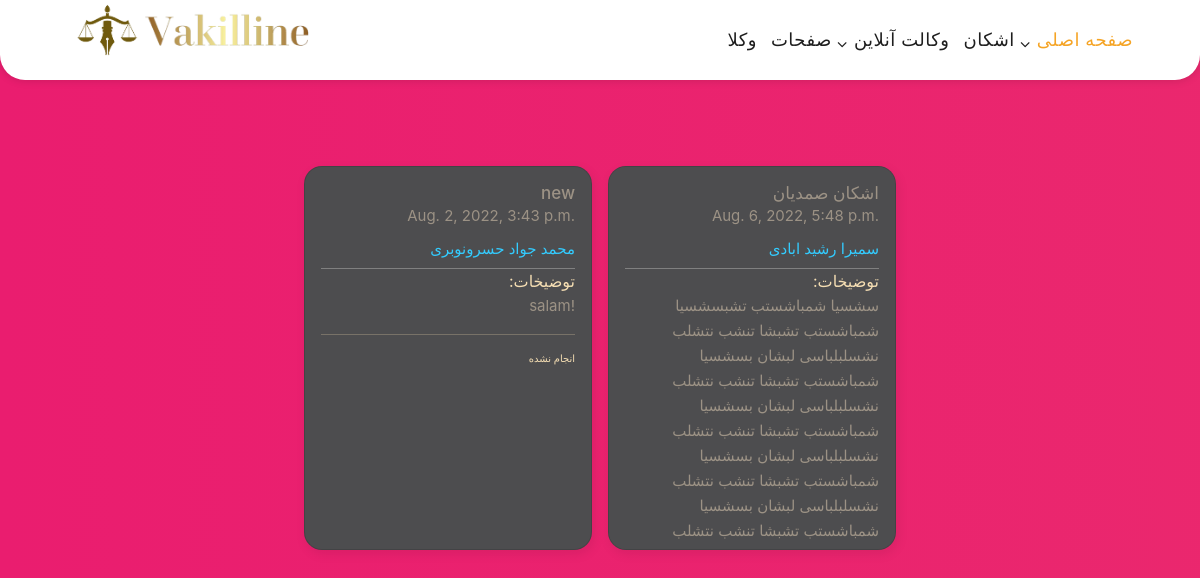
The page /userorders (signed in) on the database its author committed.
### base/models.py (models this page shows, shortened)
class OrderNow(models.Model):
    name=models.CharField(max_length=200)
    phonenum = models.CharField(max_length=50)
    user = models.ForeignKey(User , on_delete=models.SET_NULL, null=True)
    description = models.TextField(null=True, blank = True)
    time = models.TimeField(null=True,blank = True)
    chosenlawyer = models.ForeignKey(lawyer , on_delete=models.CASCADE)
    created = models.DateTimeField(auto_now_add=True)
    is_fulfilled = models.BooleanField(default=False)
    class Meta:
        verbose_name_plural="سفارشات"

class lawyer(models.Model):
    data = models.CharField(max_length=300)
    name =  models.CharField(max_length=200)
    phonenum = models.CharField(max_length=50)
    areasop = models.TextField(null=True, blank = True)
    consuls = models.IntegerField(null=True)
    created = models.DateTimeField(auto_now_add=True)
    bio = models.TextField(null=True, blank = True)
    class Meta:
        verbose_name_plural="وکلا"
    def __str__(self):
        return self.name

### base/views.py (the view)
# urls.py: path('userorders',views.userOrders ,name="userorders"),
def userOrders(request):
    orders= OrderNow.objects.filter(user = request.user)
    context={"orders":orders}
    return render(request,'base/userorders.html',context)

### base/templates/base/userorders.html (shortened to what this page needs)
{%  block content %}
{% load static%}
<link href="{% static 'vendor/bootstrap/css/bootstrap.min.css'%}" rel="stylesheet">
<link rel="stylesheet" href="{% static 'assets/css/fontawesome.css'%}">
<link rel="stylesheet" href="{% static 'assets/css/templatemo-edu-meeting.css'%}">
<link rel="stylesheet" href="{% static 'assets/css/owl.css'%}">
<link rel="stylesheet" href="{% static 'assets/css/lightbox.css'%}">
<header class="header-area header-sticky background-header ">
    <div class="container">
        <div class="row">
            <div class="col-12">
                <nav class="main-nav" >
                    <a href="{% url 'home'%}" > <img class="logo-imgg" src="{% static 'logo/Capture.png'%}"> </a>
                    <ul class="nav">
                        <li ><a href="{% url 'lawyers'%}" >وکلا</a></li>
                        <li  class="has-sub">
                            <a  href="javascript:void(0)">صفحات</a>
                        </li>
                        <li class="scroll-to-section"><a   href="">وکالت آنلاین</a></li>
                        {% if request.user.is_authenticated%}
                        <li class="has-sub">
                            <a href="javascript:void(0)" > {{user.first_name}} </a>
                        </li>
                        {%else%}
                        <li>
                            <a href="{% url 'login'%}">ورود</a>
                        </li>
                        {%endif%}
                        <li ><a  href="{% url 'home'%}" class="active">صفحه اصلی</a></li>
                    </ul>
                </nav>
            </div>
        </div>
    </div>
</header>
<head>
    </head>
    <div class="all">
    <body>
      <div class="content-cards">
        {% for order in orders%}
        <div class="card">
          <div class="head">
            <h4 class="title" style="font-size:17px ; color: rgb(156, 146, 133);  ">{{order.name}}</h4>
            <p style="font-size:15px ; color: rgb(156, 146, 133);  ">{{order.created}}</p>
            <p class="subtitle" style="font-size:15px ; color: rgb(156, 146, 133);  "><a href="">{{order.chosenlawyer}}</a></p>
          </div>
          <div class="body">
            :توضیخات
            <p class="content" style="font-size:15px ; color: rgb(156, 146, 133);  ">{{order.description}}</p>
            <hr><div style="font-size:10px ;">
            {%if order.is_fulfilled %} انجام شده
            {%else%} انجام نشده
            {%endif%}
        </div>
          </div>
        </div>
        {%endfor%}
      </div>
    </body>
</div>
{% endblock %}

### static/assets/css/templatemo-edu-meeting.css (style rules this page uses)
html, body, div, span, applet, object, iframe, h1, h2, h3, h4, h5, h6, p, blockquote, div pre, a, abbr, acronym, address, big, cite, code, del, dfn, em, font, img, ins, kbd, q, s, samp, small, strike, strong, sub, sup, tt, var, b, u, i, center, dl, dt, dd, ol, ul, li, figure, header, nav, section, article, aside, footer, figcaption { margin: 0; padding: 0; border: 0; outline: 0; }
ul, li { padding: 0; margin: 0; list-style: none; }
header, nav, section, article, aside, footer, hgroup { display: block; }
* { box-sizing: border-box; }
html, body { font-family: 'Poppins', sans-serif; font-weight: 400; background-color: #fff; font-size: 16px; -ms-text-size-adjust: 100%; -webkit-font-smoothing: antialiased; -moz-osx-font-smoothing: grayscale; }
a { text-decoration: none !important; color: #3CF; }
h1, h2, h3, h4, h5, h6 { margin-top: 0px; margin-bottom: 0px; }
ul { margin-bottom: 0px; }
p { font-size: 14px; line-height: 25px; color: #2a2a2a; }
img { width: 100%; overflow: hidden; }
html, body { background: #fff; font-family: 'Poppins', sans-serif; }
.background-header { border-bottom-left-radius: 25px; border-bottom-right-radius: 25px; background-color: rgb(255, 255, 255)!important; height: 20px!important; position: fixed!important; top: 0!important; left: 0; right: 0; box-shadow: 0px 0px 10px rgba(0,0,0,0.15)!important; }
.background-header .main-nav .nav li a { color: #1e1e1e!important; }
.background-header .logo, .background-header .main-nav .nav li a { color: #1e1e1e!important; }
.background-header .nav li a.active { color: #fb5849!important; }
.header-area { background-color: rgba(250,250,250,0.15); position: absolute; top: 40px; left: 0; right: 0; z-index: 100; -webkit-transition: all .5s ease 0s; -moz-transition: all .5s ease 0s; -o-transition: all .5s ease 0s; transition: all .5s ease 0s; }
.header-area .main-nav { min-height: 80px; background: transparent; }
.background-header .nav { margin-top: 20px !important; }
.header-area .main-nav .nav { float: right; margin-top: 30px; margin-right: 0px; background-color: transparent; -webkit-transition: all 0.3s ease 0s; -moz-transition: all 0.3s ease 0s; -o-transition: all 0.3s ease 0s; transition: all 0.3s ease 0s; position: relative; z-index: 999; }
.header-area .main-nav .nav li { padding-left: 20px; padding-right: 20px; text-align: right; }
.header-area .main-nav .nav li:last-child { padding-right: 25px; }
.header-area .main-nav .nav li a { display: block; font-weight: 550; font-size: 18px; text-transform: uppercase; color: #fff; -webkit-transition: all 0.3s ease 0s; -moz-transition: all 0.3s ease 0s; -o-transition: all 0.3s ease 0s; transition: all 0.3s ease 0s; height: 40px; line-height: 40px; border: transparent; letter-spacing: 0.5px; }
.header-area .main-nav .nav li:hover a, .header-area .main-nav .nav li a.active { color: #f5a425!important; }
.background-header .main-nav .nav li:hover a, .background-header .main-nav .nav li a.active { color: #f5a425!important; opacity: 1; }
.header-area .main-nav .nav li.has-sub { position: relative; padding-right: 15px; }
.header-area .main-nav .nav li.has-sub:after { font-family: FontAwesome; content: "\f107"; font-size: 16px; color: #fff; position: absolute; right: -0.5px; top: 12px; }
.background-header .main-nav .nav li.has-sub:after { color: #1e1e1e; }
.header-area.header-sticky { min-height: 80px; }
.header-area .nav { margin-top: 30px; }
.header-area.header-sticky .nav li a.active { color: #f5a425; }
@media (max-width: 1200px) { .header-area .main-nav .nav li { padding-left: 7px; padding-right: 7px; } }
@media (max-width: 1200px) { .header-area .main-nav:before { display: none; } }
@media (min-width: 767px) { .header-area .main-nav .nav { display: flex !important; } }

### rows shown on the page
OrderNow: name "new", created "Aug. 2, 2022, 3:43 p.m.", chosenlawyer "محمد جواد حسرونوبری", description "salam!", is_fulfilled "انجام نشده"
OrderNow: name "اشکان صمدیان", created "Aug. 6, 2022, 5:48 p.m.", chosenlawyer "سمیرا رشید ابادی", description "سشسیا شمباشستب تشبسشسیا شمباشستب تشبشا تنشب نتشلب نشسلبلباسی لبشان بسشسیا شمباشستب تشبشا تنشب نتشلب نشسلبلباسی لبشان بسشسیا شمباشستب تشبشا تنشب نتشلب نشسلبلباسی لبشان بسشسیا شمباشستب تشبشا تنشب نتشلب نشسلبلباسی لبشان بسشسیا شمباشستب تشبشا تنشب نتشلب…"

### other values the page prints
{{ user.first_name }} "اشکان"
